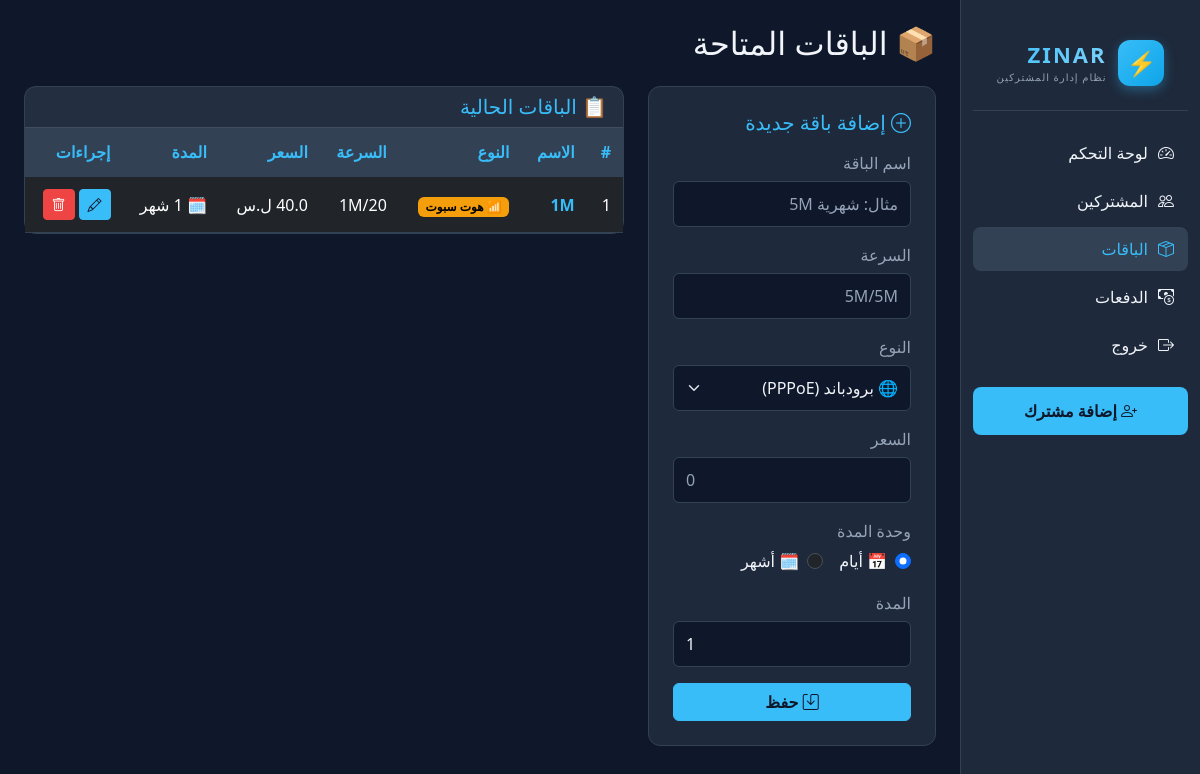
Screenshot of /packages (signed in) with the database file from the repository.
### app.py (models this page shows)
class Package(db.Model):
    __tablename__ = 'packages'
    id = db.Column(db.Integer, primary_key=True)
    name = db.Column(db.String(100), nullable=False, unique=True)
    speed = db.Column(db.String(50))
    price = db.Column(db.Float, default=0)
    duration = db.Column(db.Integer, default=30)
    duration_unit = db.Column(db.String(10), default='days')
    user_type = db.Column(db.String(20), default='pppoe')
    created_at = db.Column(db.DateTime, default=datetime.utcnow)

### app.py (the view)
@app.route('/packages')
def packages():
    return render_template('packages.html',
                           packages=Package.query.order_by(Package.id).all())

### app.py (called while the page is built)
@app.before_request
def check_admin_login():
    if request.endpoint is None: return
    if request.endpoint.startswith('static'): return
    if request.path.startswith('/api/'): return
    public = ('login', 'logout', 'mobile_view')
    if request.endpoint in public: return
    if not session.get('admin_id'):
        return redirect(url_for('login'))

### templates/packages.html (shortened to what this page needs)
{% extends "base.html" %}
{% block content %}
<h2 class="mb-4">📦 الباقات المتاحة</h2>
<div class="row g-4">
    <div class="col-lg-4">
        <div class="card p-4">
            <h5 class="text-accent mb-3">
                <i class="bi bi-plus-circle"></i> إضافة باقة جديدة
            </h5>
            <form method="POST" action="{{ url_for('add_package') }}">
                <div class="mb-3">
                    <label class="form-label">اسم الباقة</label>
                    <input type="text" name="name" class="form-control"
                           placeholder="مثال: شهرية 5M" required>
                </div>
                <div class="mb-3">
                    <label class="form-label">السرعة</label>
                    <input type="text" name="speed" class="form-control"
                           placeholder="5M/5M">
                </div>
                <div class="mb-3">
                    <label class="form-label">النوع</label>
                    <select name="user_type" class="form-select">
                        <option value="pppoe">🌐 برودباند (PPPoE)</option>
                    </select>
                </div>
                <div class="mb-3">
                    <label class="form-label">السعر</label>
                    <input type="number" name="price" class="form-control"
                           placeholder="0" step="0.01" required>
                </div>
                <div class="mb-3">
                    <label class="form-label">وحدة المدة</label>
                    <div class="d-flex gap-3">
                        <div class="form-check">
                            <input class="form-check-input" type="radio"
                                   name="duration_unit" value="days" checked id="ud_add">
                            <label class="form-check-label" for="ud_add">📅 أيام</label>
                        </div>
                        <div class="form-check">
                            <input class="form-check-input" type="radio"
                                   name="duration_unit" value="months" id="um_add">
                            <label class="form-check-label" for="um_add">🗓️ أشهر</label>
                        </div>
                    </div>
                </div>
                <div class="mb-3">
                    <label class="form-label">المدة</label>
                    <input type="number" name="duration" class="form-control"
                           value="1" min="1" required>
                </div>
                <button type="submit" class="btn btn-primary w-100">
                    <i class="bi bi-save"></i> حفظ
                </button>
            </form>
        </div>
    </div>
    <div class="col-lg-8">
        <div class="card">
            <div class="card-header">
                <h5 class="mb-0 text-accent">📋 الباقات الحالية</h5>
            </div>
            <div class="table-responsive">
                <table class="table table-hover mb-0">
                    <thead>
                        <tr>
                            <th>#</th>
                            <th>الاسم</th>
                            <th>النوع</th>
                            <th>السرعة</th>
                            <th>السعر</th>
                            <th>المدة</th>
                            <th>إجراءات</th>
                        </tr>
                    </thead>
                    <tbody>
                        {% for pkg in packages %}
                        <tr>
                            <td>{{ pkg.id }}</td>
                            <td class="text-accent fw-bold">{{ pkg.name }}</td>
                            <td>
                                {% if pkg.user_type == 'hotspot' %}
                                    <span class="badge bg-warning">📶 هوت سبوت</span>
                                {% else %}
                                    <span class="badge bg-info">🌐 برودباند</span>
                                {% endif %}
                            </td>
                            <td>{{ pkg.speed or '-' }}</td>
                            <td>{{ pkg.price }} ل.س</td>
                            <td>
                                {% if pkg.duration_unit == 'months' %}
                                    🗓️ {{ pkg.duration }} شهر
                                {% else %}
                                    📅 {{ pkg.duration }} يوم
                                {% endif %}
                            </td>
                            <td>
                                <div class="d-flex gap-1">
                                    <button class="btn btn-sm btn-primary"
                                            onclick='openPackageModal({{ pkg.id }}, "{{ pkg.name|e }}", "{{ pkg.speed|e }}", {{ pkg.price }}, {{ pkg.duration }}, "{{ pkg.duration_unit or "days" }}", "{{ pkg.user_type or "pppoe" }}")'>
                                        <i class="bi bi-pencil"></i>
                                    </button>
                                    <a href="{{ url_for('delete_package', pkg_id=pkg.id) }}"
                                       class="btn btn-sm btn-danger"
                                       onclick="return confirm('تأكيد الحذف؟')">
                                        <i class="bi bi-trash"></i>
                                    </a>
                                </div>
                            </td>
                        </tr>
                        {% else %}
                        <tr>
                            <td colspan="7" class="text-center py-5 text-muted">
                                📭 لا توجد باقات
                            </td>
                        </tr>
                        {% endfor %}
                    </tbody>
                </table>
            </div>
        </div>
    </div>
</div>
{% endblock %}

### templates/base.html (style rules this page uses)
:root { --bg-main: #0f172a; --bg-card: #1e293b; --bg-hover: #334155; --text-main: #f1f5f9; --text-muted: #94a3b8; --accent: #38bdf8; --accent-hover: #7dd3fc; --accent-glow: rgba(56, 189, 248, 0.35); }
* { box-sizing: border-box; }
body { background-color: var(--bg-main) !important; color: var(--text-main); font-family: 'Segoe UI', Tahoma, sans-serif; margin: 0; }
.card { background-color: var(--bg-card) !important; border: 1px solid var(--bg-hover) !important; color: var(--text-main) !important; border-radius: 12px; }
.table { color: var(--text-main) !important; margin: 0; }
.table thead th { background-color: var(--bg-hover) !important; color: var(--accent) !important; border-color: var(--bg-hover) !important; padding: 12px; }
.table td { border-color: var(--bg-hover) !important; padding: 12px; vertical-align: middle; }
.text-accent { color: var(--accent) !important; }
a { color: var(--accent); text-decoration: none; }
.btn-primary { background-color: var(--accent) !important; border-color: var(--accent) !important; color: #0f172a !important; font-weight: 600; }
.btn-danger { background-color: #ef4444 !important; border-color: #ef4444 !important; }
.form-control, .form-select { background-color: var(--bg-main) !important; border: 1px solid var(--bg-hover) !important; color: var(--text-main) !important; padding: 10px 12px; }
.form-control::placeholder { color: var(--text-muted); }
.form-label { color: var(--text-muted); margin-bottom: 6px; }
h1, h2, h3, h4, h5, h6 { color: var(--text-main); }
.badge.bg-warning { background-color: #f59e0b !important; color: #000; }

### rows the page displays
Package: id "1", name "1M", user_type "📶 هوت سبوت", speed "1M/20", price "40.0"
